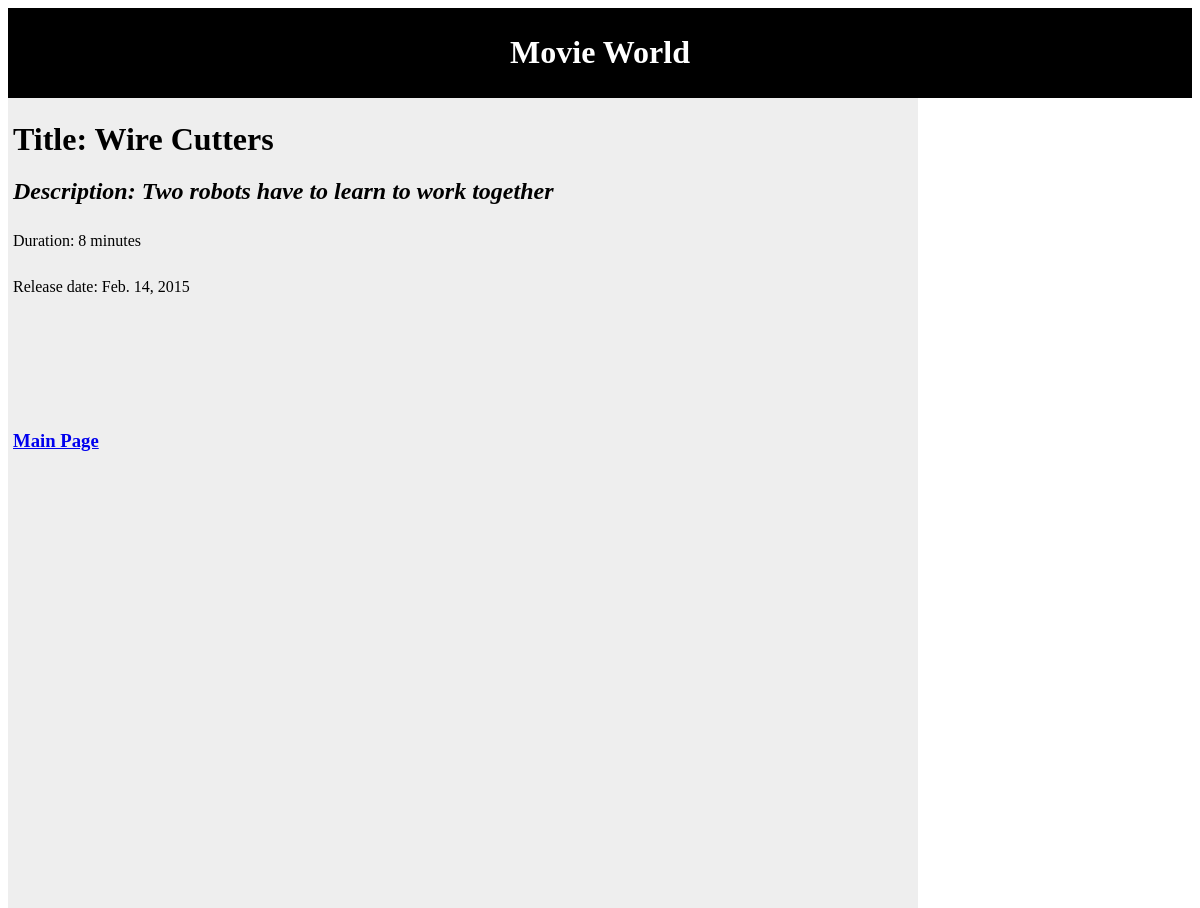
The page /movie_info/4/ on the database its author committed.
### movie_info/models.py (models this page shows, shortened)
class Movie(models.Model):
    title = models.CharField(max_length=50)
    description = models.CharField(max_length=200)
    movie_length = models.IntegerField(default=0)
    movie_release_date = models.DateField()

### movie_info/views.py (the view)
# urls.py: url(r'^(?P<movie_id>\d+)/$',views.detail,name='movie_detail'),
def detail(request, movie_id):
    movie = get_object_or_404(Movie, pk=movie_id)
    return render(request, 'movie_info/movie_detail.html', {'movie':movie})

### movie_info/templates/movie_info/movie_detail.html (shortened to what this page needs)
<html>
<head>
</head>
<div id = "header">
<h1>Movie World</h1>
</div>
<div id = mid_left>
<h1>Title: {{ movie.title }}</h1>
<h2><i>Description: {{ movie.description }}</i></h2>
<p>Duration: {{ movie.movie_length }} minutes</p>
<p>Release date: {{ movie.movie_release_date }}</p>
<h3> <a href="{% url 'filter_sort' %}">Main Page </a></h3>
</div>

### movie_info/templates/movie_info/movie_detail.html (style rules this page uses)
#header { background-color:black; color:white; text-align:center; padding:5px; }
#mid_left { line-height:30px; background-color:#eeeeee; height:800px; width:900px; float:left; padding:5px; }

### rows shown on the page
Movie: title "Wire Cutters", description "Two robots have to learn to work together", movie_length "8", movie_release_date "Feb. 14, 2015"
